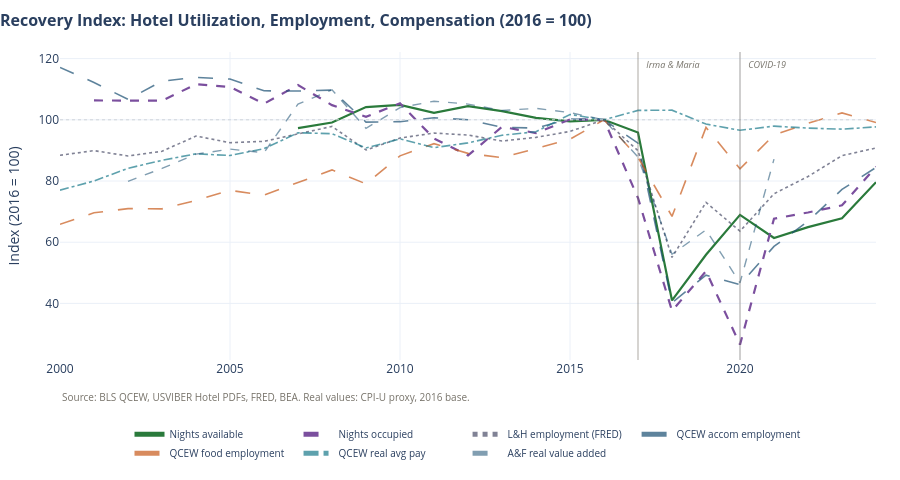

Notebook code for this chart:
### Markdown cell above
---
## 7. Extended Recovery: Employment, Compensation, and Utilization

New series added from QCEW and hotel PDF data sources:

| Series | Source | Coverage | Notes |
|---|---|---|---|
| QCEW accommodation employment | BLS QCEW | 2000–2025 | Covered jobs, NAICS 721 |
| QCEW food services employment | BLS QCEW | 2000–2025 | Covered jobs, NAICS 722 |
| QCEW real avg pay | BLS QCEW + CPI-U | 2000–2025 | NAICS 721, approx 2016 $ |
| QCEW real total payroll | BLS QCEW + CPI-U | 2000–2025 | NAICS 72, approx 2016 $ |
| Hotel nights available | USVIBER PDF | 2006–2024 | Thousands, full-year only |
| Hotel nights occupied | USVIBER PDF | 2000–2024 | Thousands, full-year only |

**Visitor-series restriction:** Overnight tourist arrivals are excluded from recovery comparisons in this section pending source validation of the USVIBER methodology. Cruise passenger comparisons are retained provisionally.

### Code cell
# --- QCEW and hotel recovery comparisons (2016 = 100) ---
QCEW_HOTEL_SERIES = [
    ("Nights available", PALETTE["rooms"], "solid", 2.2, 1.0),
    ("Nights occupied", PALETTE["employment"], "dash", 2.2, 1.0),
    ("L&H employment (FRED)", PALETTE["total"], "dot", 1.6, 0.70),
    ("QCEW accom employment", PALETTE["tourists"], "longdash", 1.6, 0.70),
    ("QCEW food employment", PALETTE["cruise"], "longdash", 1.6, 0.70),
    ("QCEW real avg pay", PALETTE["air_visitors"], "dashdot", 1.6, 0.70),
    ("A&F real value added", PALETTE["value_added"], "dash", 1.4, 0.55),
]

fig = go.Figure()
for name, color, dash, lw, op in QCEW_HOTEL_SERIES:
    if name not in idx_wide.columns:
        continue
    sub = idx_wide[idx_wide["year"].between(2000, 2024)][["year", name]].dropna()
    fig.add_trace(
        go.Scatter(
            x=sub["year"],
            y=sub[name],
            mode="lines",
            name=name,
            opacity=op,
            line=dict(color=color, dash=dash, width=lw),
        )
    )

fig.add_hline(
    y=100,
    line=dict(color="#d1d5db", width=1, dash="dot"),
    annotation_text="2016 = 100",
    annotation_position="right",
    annotation_font=dict(size=9, color="#aaa"),
)
fig.update_layout(
    title=dict(
        text="<b>Recovery Index: Hotel Utilization, Employment, Compensation (2016 = 100)</b>",
        font=dict(size=16),
        x=0.0,
    ),
    yaxis_title="Index (2016 = 100)",
    height=480,
    legend=dict(
        orientation="h",
        yanchor="bottom",
        y=-0.35,
        xanchor="center",
        x=0.5,
        font=dict(size=10),
    ),
    margin=dict(l=60, r=24, t=52, b=120),
    annotations=[
        source_note(
            "BLS QCEW, USVIBER Hotel PDFs, FRED, BEA. Real values: CPI-U proxy, 2016 base."
        )
    ],
)
add_shocks(fig)
fig.show()

### Figure 1 — Plotly figure (JSON) as saved in the notebook; plotly's stock layout.template omitted (floating-point values rounded to 4 significant figures)
{"data": [{"line": {"color": "#2a7a3b", "dash": "solid", "width": 2.2}, "mode": "lines", "name": "Nights available", "opacity": 1, "type": "scatter", "x": [2007, 2008, 2009, 2010, 2011, 2012, 2013, 2014, 2015, 2016, 2017, 2018, 2019, 2020, 2021, 2022, 2023, 2024], "y": [97.27, 99.13, 104.2, 104.9, 102.2, 104.5, 102.8, 100.7, 99.48, 100.0, 95.86, 40.98, 55.9, 68.94, 61.4, 64.92, 67.84, 79.6]}, {"line": {"color": "#7b4f9e", "dash": "dash", "width": 2.2}, "mode": "lines", "name": "Nights occupied", "opacity": 1, "type": "scatter", "x": [2001, 2003, 2004, 2005, 2006, 2007, 2008, 2009, 2010, 2011, 2012, 2013, 2014, 2015, 2016, 2017, 2018, 2019, 2020, 2021, 2022, 2023, 2024], "y": [106.3, 106.2, 111.6, 110.7, 105.3, 111.3, 104.8, 101.0, 105.4, 93.9, 88.35, 97.7, 95.67, 100.1, 100.0, 74.46, 37.57, 50.53, 26.55, 67.71, 69.71, 72.05, 84.66]}, {"line": {"color": "#4a4e69", "dash": "dot", "width": 1.6}, "mode": "lines", "name": "L&H employment (FRED)", "opacity": 0.7, "type": "scatter", "x": [2000, 2001, 2002, 2003, 2004, 2005, 2006, 2007, 2008, 2009, 2010, 2011, 2012, 2013, 2014, 2015, 2016, 2017, 2018, 2019, 2020, 2021, 2022, 2023, 2024], "y": [88.41, 89.92, 88.19, 89.71, 94.69, 92.52, 92.96, 95.45, 97.83, 90.14, 94.04, 95.67, 95.02, 93.07, 94.26, 96.21, 100.0, 89.92, 55.04, 73.02, 63.6, 75.84, 81.47, 88.3, 90.79]}, {"line": {"color": "#1a4f72", "dash": "longdash", "width": 1.6}, "mode": "lines", "name": "QCEW accom employment", "opacity": 0.7, "type": "scatter", "x": [2000, 2001, 2002, 2003, 2004, 2005, 2006, 2007, 2008, 2009, 2010, 2011, 2012, 2013, 2014, 2015, 2016, 2017, 2018, 2019, 2020, 2021, 2022, 2023, 2024], "y": [117.1, 112.2, 106.7, 112.6, 113.9, 113.3, 109.5, 109.4, 109.7, 99.25, 99.39, 100.7, 100.0, 97.53, 97.31, 100.3, 100.0, 92.35, 40.21, 49.24, 46.16, 58.63, 66.83, 77.25, 84.43]}, {"line": {"color": "#c85a1a", "dash": "longdash", "width": 1.6}, "mode": "lines", "name": "QCEW food employment", "opacity": 0.7, "type": "scatter", "x": [2000, 2001, 2002, 2003, 2004, 2005, 2006, 2007, 2008, 2009, 2010, 2011, 2012, 2013, 2014, 2015, 2016, 2017, 2018, 2019, 2020, 2021, 2022, 2023, 2024], "y": [65.86, 69.61, 70.97, 70.91, 73.66, 76.94, 75.36, 79.37, 83.64, 79.06, 88.22, 92.2, 89.04, 87.62, 90.52, 93.65, 100.0, 87.74, 68.45, 97.5, 83.99, 95.04, 98.86, 102.2, 99.12]}, {"line": {"color": "#1b7a8a", "dash": "dashdot", "width": 1.6}, "mode": "lines", "name": "QCEW real avg pay", "opacity": 0.7, "type": "scatter", "x": [2000, 2001, 2002, 2003, 2004, 2005, 2006, 2007, 2008, 2009, 2010, 2011, 2012, 2013, 2014, 2015, 2016, 2017, 2018, 2019, 2020, 2021, 2022, 2023, 2024], "y": [77.01, 80.0, 84.16, 86.74, 88.89, 88.34, 90.56, 95.75, 95.47, 90.78, 93.75, 90.9, 92.47, 94.95, 96.11, 101.7, 100.0, 103.1, 103.2, 98.61, 96.58, 97.93, 97.3, 96.94, 97.69]}, {"line": {"color": "#1a4f72", "dash": "dash", "width": 1.4}, "mode": "lines", "name": "A&F real value added", "opacity": 0.55, "type": "scatter", "x": [2002, 2003, 2004, 2005, 2006, 2007, 2008, 2009, 2010, 2011, 2012, 2013, 2014, 2015, 2016, 2017, 2018, 2019, 2020, 2021], "y": [79.91, 84.11, 88.79, 90.42, 89.25, 105.1, 109.8, 97.2, 104.0, 106.1, 105.1, 103.0, 103.7, 102.3, 100.0, 87.85, 56.07, 64.02, 46.73, 87.15]}], "layout": {"annotations": [{"font": {"color": "#aaa", "size": 9}, "showarrow": false, "text": "<span style='color:#77736a;font-size:10px'>Source: BLS QCEW, USVIBER Hotel PDFs, FRED, BEA. Real values: CPI-U proxy, 2016 base.</span>", "x": 0, "xanchor": "left", "xref": "paper", "y": -0.09, "yanchor": "top", "yref": "paper"}, {"font": {"color": "#77736a", "size": 9}, "showarrow": false, "text": "<i> Irma & Maria</i>", "x": 2017, "xanchor": "left", "xref": "x", "xshift": 4, "y": 1, "yanchor": "top", "yref": "paper", "yshift": -4}, {"font": {"color": "#77736a", "size": 9}, "showarrow": false, "text": "<i> COVID-19</i>", "x": 2020, "xanchor": "left", "xref": "x", "xshift": 4, "y": 1, "yanchor": "top", "yref": "paper", "yshift": -4}], "height": 480, "legend": {"font": {"size": 10}, "orientation": "h", "x": 0.5, "xanchor": "center", "y": -0.35, "yanchor": "bottom"}, "margin": {"b": 120, "l": 60, "r": 24, "t": 52}, "shapes": [{"line": {"color": "#d1d5db", "dash": "dot", "width": 1}, "type": "line", "x0": 0, "x1": 1, "xref": "x domain", "y0": 100, "y1": 100, "yref": "y"}, {"line": {"color": "rgba(107,101,89,0.55)", "width": 1}, "type": "line", "x0": 2017, "x1": 2017, "xref": "x", "y0": 0, "y1": 1, "yref": "y domain"}, {"line": {"color": "rgba(107,101,89,0.55)", "width": 1}, "type": "line", "x0": 2020, "x1": 2020, "xref": "x", "y0": 0, "y1": 1, "yref": "y domain"}], "title": {"font": {"size": 16}, "text": "<b>Recovery Index: Hotel Utilization, Employment, Compensation (2016 = 100)</b>", "x": 0}, "yaxis": {"title": {"text": "Index (2016 = 100)"}}}}
